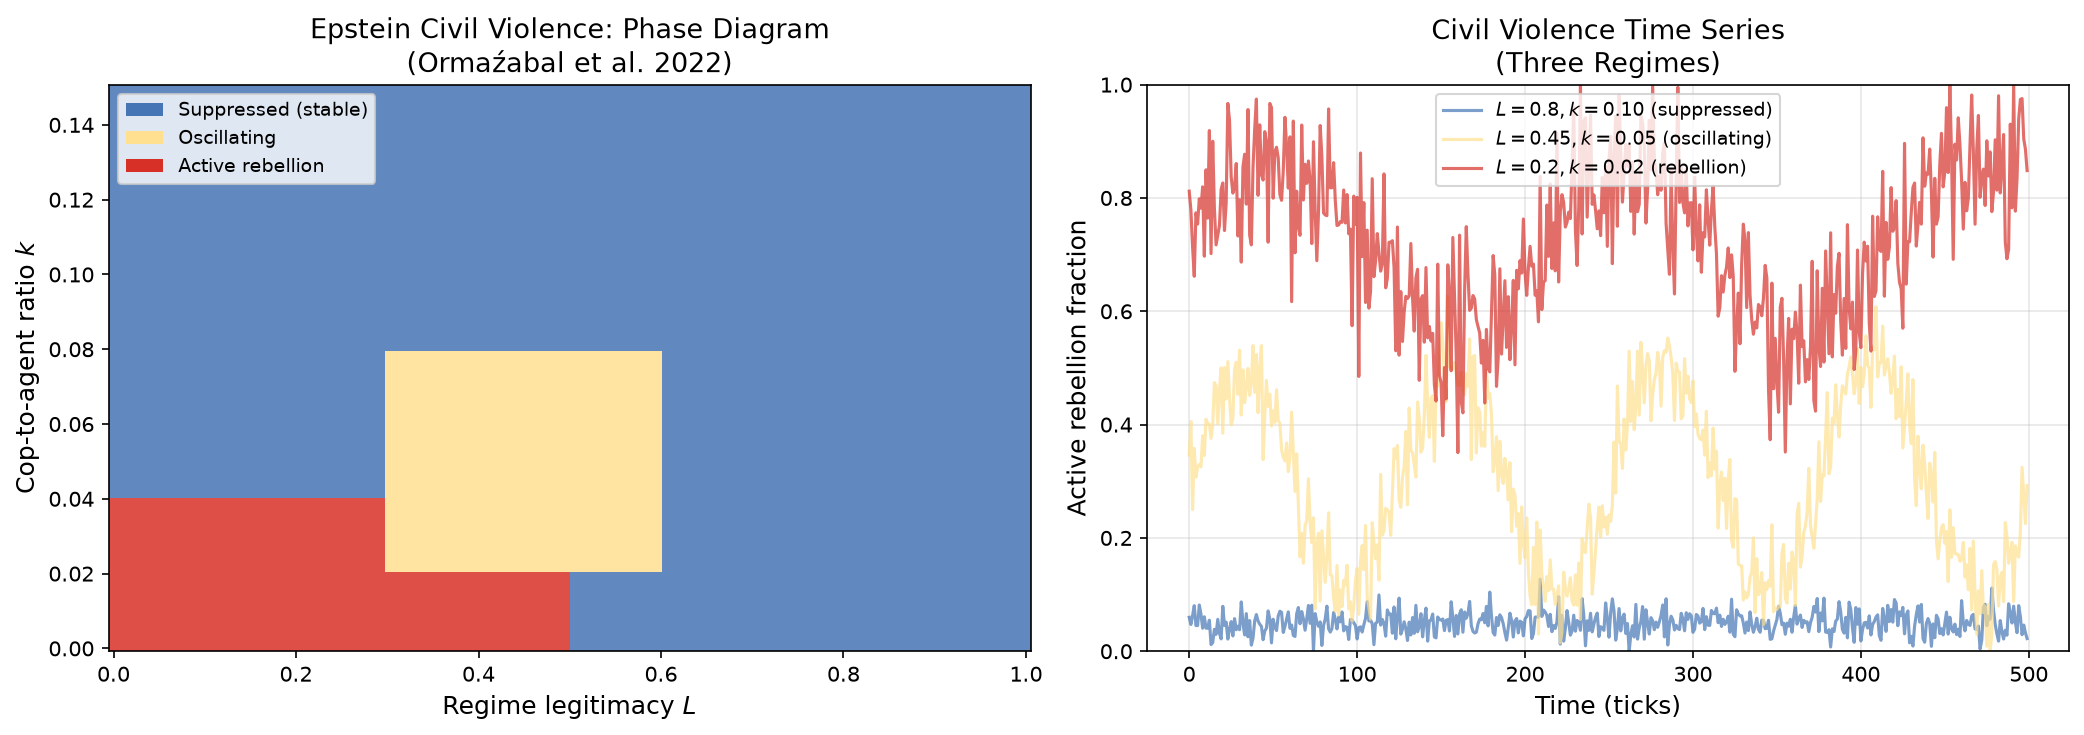

The script that saved this image:
"""
Epstein Civil Violence Model: Phase Diagram
Shows regime transitions as a function of legitimacy and agent density.

Based on:
- Epstein (2002) "Modeling civil violence: An agent-based computational approach"
- Ormazábal et al. (2022) "Phase diagram of the civil disorder model"
"""
import numpy as np
import matplotlib.pyplot as plt

# Phase diagram: legitimacy (L) vs cop-to-agent ratio (C/A)
L = np.linspace(0, 1, 100)
cop_ratio = np.linspace(0, 0.15, 100)
L_grid, C_grid = np.meshgrid(L, cop_ratio)

# Regime classification (simplified from Ormazábal et al. 2022)
# Active rebellion: low legitimacy, low cop density
# Suppressed: high cop density or high legitimacy
# Oscillating: intermediate regime

regime = np.zeros_like(L_grid)

# Active rebellion region
mask_rebellion = (L_grid < 0.5) & (C_grid < 0.04)
regime[mask_rebellion] = 2

# Oscillating/unstable region
mask_oscillate = (L_grid < 0.6) & (L_grid > 0.3) & (C_grid < 0.08) & (C_grid > 0.02)
regime[mask_oscillate] = 1

# Suppressed region (high cops or high legitimacy)
mask_suppressed = (C_grid > 0.08) | (L_grid > 0.7)
regime[mask_suppressed] = 0

fig, axes = plt.subplots(1, 2, figsize=(14, 5))

# Left panel: Phase diagram
ax = axes[0]
from matplotlib.colors import ListedColormap
cmap = ListedColormap(['#4575b4', '#fee090', '#d73027'])
c = ax.pcolormesh(L_grid, C_grid, regime, cmap=cmap, shading='auto', alpha=0.85)
ax.set_xlabel('Regime legitimacy $L$', fontsize=12)
ax.set_ylabel('Cop-to-agent ratio $k$', fontsize=12)
ax.set_title('Epstein Civil Violence: Phase Diagram\n(Ormaźabal et al. 2022)', fontsize=13)

from matplotlib.patches import Patch
legend_elements = [Patch(facecolor='#4575b4', label='Suppressed (stable)'),
                   Patch(facecolor='#fee090', label='Oscillating'),
                   Patch(facecolor='#d73027', label='Active rebellion')]
ax.legend(handles=legend_elements, loc='upper left', fontsize=9)

# Right panel: Time series of violence level (schematic)
ax2 = axes[1]
np.random.seed(42)
t = np.arange(0, 500)

# Three regimes
violence_suppressed = np.ones(500) * 0.05 + np.random.normal(0, 0.02, 500)
violence_oscillate = 0.3 + 0.2 * np.sin(t * 0.05) + np.random.normal(0, 0.05, 500)
violence_rebellion = 0.7 + 0.15 * np.sin(t * 0.03) + np.random.normal(0, 0.08, 500)

violence_suppressed = np.clip(violence_suppressed, 0, 1)
violence_oscillate = np.clip(violence_oscillate, 0, 1)
violence_rebellion = np.clip(violence_rebellion, 0, 1)

ax2.plot(t, violence_suppressed, color='#4575b4', alpha=0.7, label='$L=0.8, k=0.10$ (suppressed)')
ax2.plot(t, violence_oscillate, color='#fee090', alpha=0.7, label='$L=0.45, k=0.05$ (oscillating)')
ax2.plot(t, violence_rebellion, color='#d7302b', alpha=0.7, label='$L=0.2, k=0.02$ (rebellion)')

ax2.set_xlabel('Time (ticks)', fontsize=12)
ax2.set_ylabel('Active rebellion fraction', fontsize=12)
ax2.set_title('Civil Violence Time Series\n(Three Regimes)', fontsize=13)
ax2.legend(fontsize=9)
ax2.set_ylim(0, 1)
ax2.grid(True, alpha=0.3)

plt.tight_layout()
plt.savefig('/home/err/spaces/Truth/docs/research/culture/img/civil_violence_phase.png', dpi=150, bbox_inches='tight')
print("Saved: civil_violence_phase.png")
